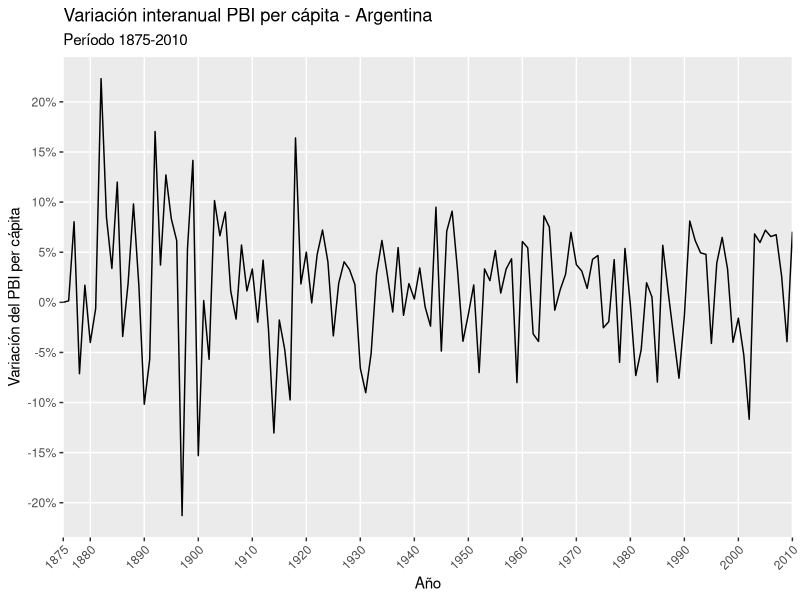
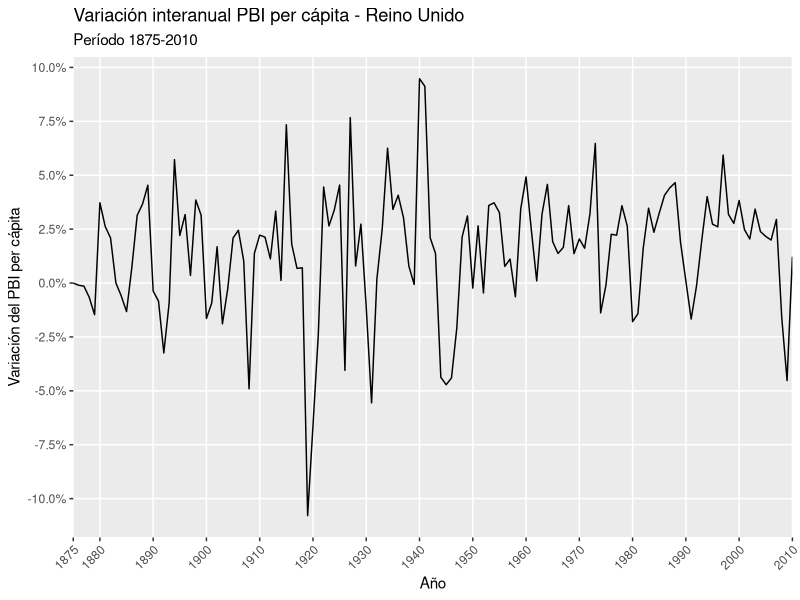
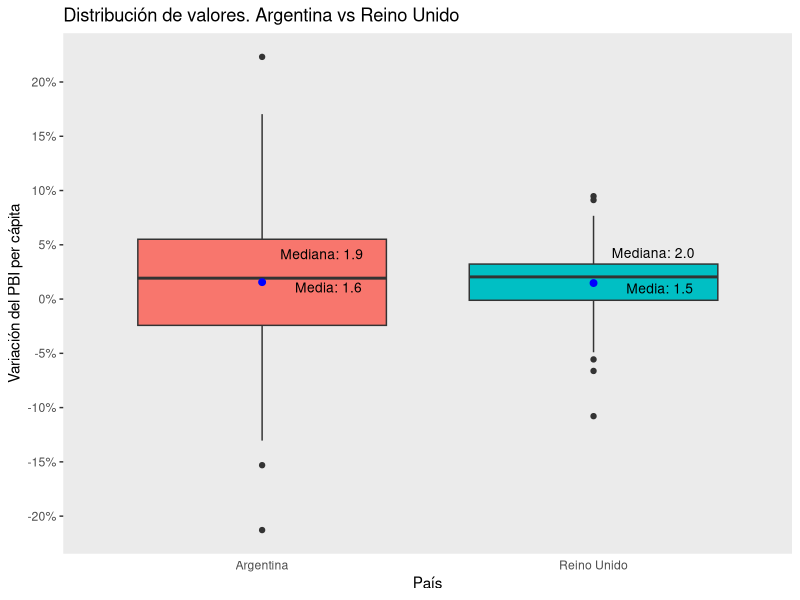
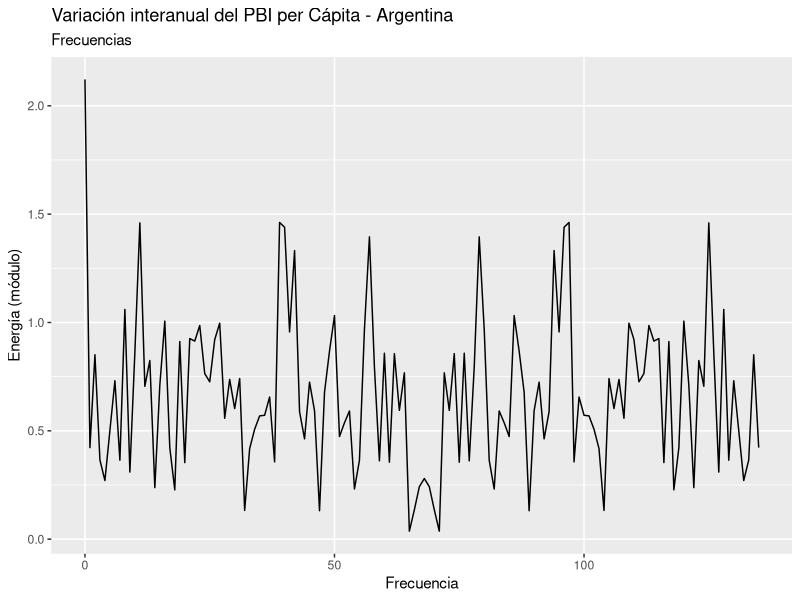
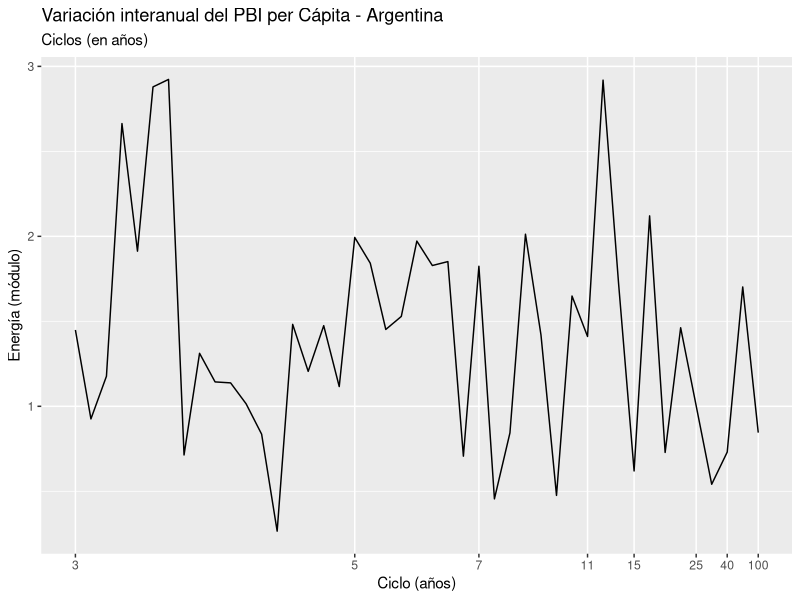
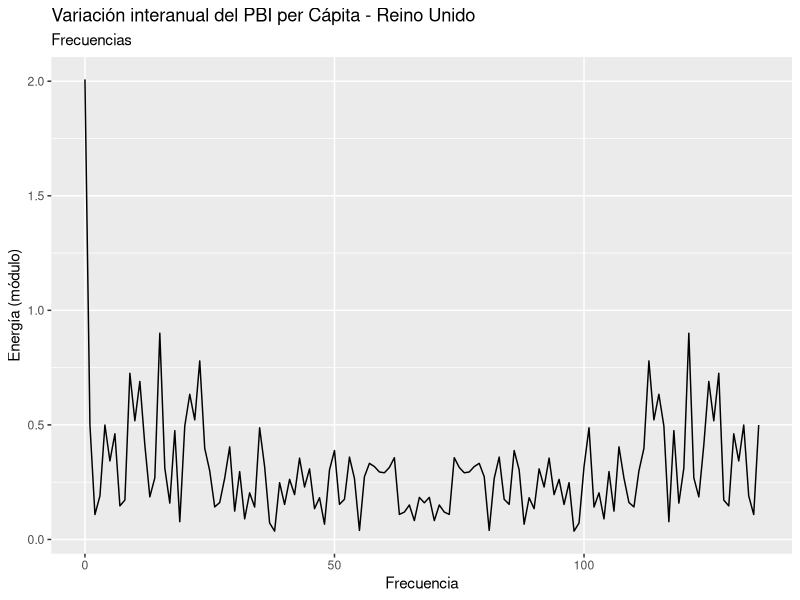
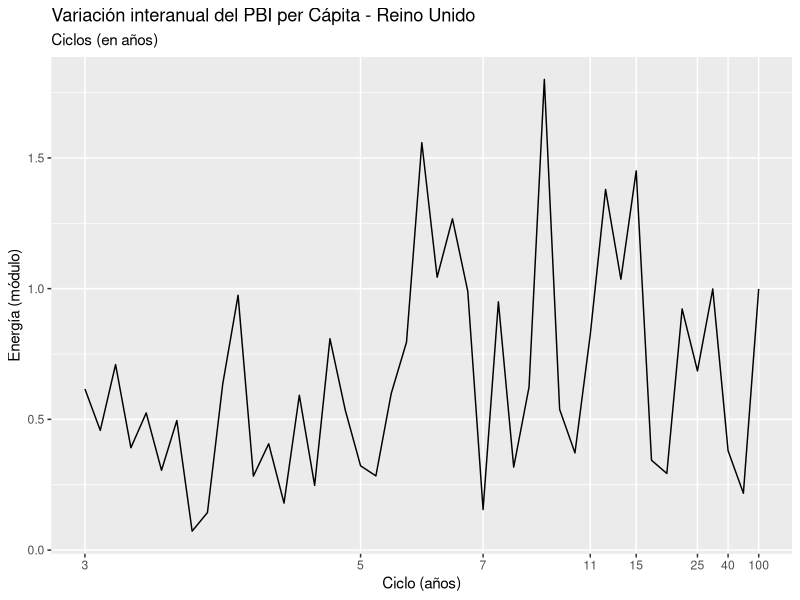
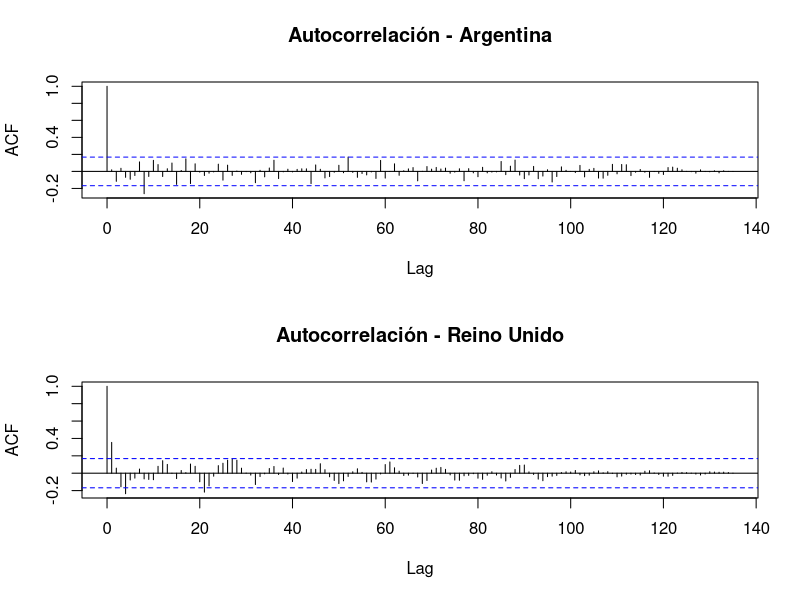

Generate these figures, in order, with R:
## ---- chunk 1
knitr::opts_chunk$set(echo = TRUE)


## ---- chunk 2
rm(list = ls())
gc()

library(readxl)
library(dplyr)
library(data.table)
library(ggplot2)
library(psych) 
library(knitr)
library(kableExtra)
#library(rstudioapi)
options(scipen=999)

#setwd('C:/Users/fveliz/Documents/[Maestria]/2020.2 ST/TP')

## ---- chunk 3

df<-read_xlsx('gdp-per-capita-clio-infra.xlsx')
df<-df[,c(1,3,4)]
colnames(df)<-c('Country','Year','GDP')
df$Country<-as.factor(df$Country)


df_pais<-list()
df_pais[[1]]<-df %>% filter(Country=='Argentina',Year>=1875)
df_pais[[2]]<-df %>% filter(Country=='United Kingdom',Year>=1875)

nombres<-c('Argentina','Reino Unido')
for (i in 1:2){
  df_pais[[i]]$GDP_ev<-0
  for (j in 2:nrow(df_pais[[i]])){
    df_pais[[i]]$GDP_ev[j]<-df_pais[[i]]$GDP[j]/df_pais[[i]]$GDP[j-1]-1
  }
}


## ---- chunk 4
i<-1
df_pais[[i]] %>%
          ggplot(aes(x=Year,y=GDP_ev)) +
          geom_line()+
          labs(x='Año',y='Variación del PBI per cápita',title=paste0('Variación interanual PBI per cápita - ',nombres[i]),subtitle='Período 1875-2010') +
          scale_x_continuous(breaks=c(1875,seq(1880,2010,10)),limits = c(1875,2010), expand = c(0, 0))+
          scale_y_continuous(breaks=seq(-0.2,0.2,0.05),labels=scales::percent)+
          theme(panel.grid.minor = element_blank())+
          theme(axis.text.x = element_text(angle = 45,hjust=1))
## ---- chunk 5
i<-2
df_pais[[i]] %>% 
  ggplot(aes(x=Year,y=GDP_ev)) + 
  geom_line()+
  labs(x='Año',y='Variación del PBI per cápita',title=paste0('Variación interanual PBI per cápita - ',nombres[i]),subtitle='Período 1875-2010') +
  scale_x_continuous(breaks=c(1875,seq(1880,2010,10)),limits = c(1875,2010), expand = c(0, 0))+
  scale_y_continuous(breaks=seq(-0.1,0.1,0.025),labels=scales::percent)+
  theme(panel.grid.minor = element_blank(),axis.text.x = element_text(angle = 45,hjust=1))
  
## ---- chunk 6
df_pais_aux<-rbind(df_pais[[1]],df_pais[[2]])

df_pais_aux %>% 
  ggplot(aes(x=Country,y=GDP_ev,fill=Country))  +
  geom_boxplot()+
  labs(x='País',y='Variación del PBI per cápita')+
  theme(axis.ticks.x=element_blank(),
        panel.grid = element_blank(),panel.grid.major.x = element_blank(),
        legend.position = 'none')+
  ggtitle ('Distribución de valores. Argentina vs Reino Unido')+
  scale_y_continuous(breaks=seq(-0.2,0.2,0.05),labels=scales::percent)+
  scale_x_discrete(labels=c('Argentina','Reino Unido'))+
  stat_summary(fun=mean, geom="point", color='blue',size=2) +
  #annotate(x=1,y=2.5)+
  stat_summary(geom="text", fun=mean,
               aes(label=paste0('Media: ',sprintf("%1.1f", ..y..*100))),
               position=position_nudge(x=0.2,y=-0.005), size=3.5)+
  stat_summary(geom="text", fun=median,
               aes(label=paste0('Mediana: ',sprintf("%1.1f", ..y..*100))),
               position=position_nudge(x=0.18,y=0.022), size=3.5) 
## ---- chunk 7

#por tipo de ciclo
#cantidad, duración promedio, pico promedio, duración max, pico max
ciclos<-list()
for (i in 1:2){
  #i<-1
  der2<-as.data.frame(c(0,diff(sign(df_pais[[i]]$GDP_ev))))
  colnames(der2)<-c('der2')
  df_pais[[i]]<-cbind(df_pais[[i]],der2)
  
  j=1
  df_pais[[i]]$ciclo=1
  #Asignamos al primer año el ciclo del 2do
  if (df_pais[[i]]$der2[2]>0){
    df_pais[[i]]$tipo='Expansión'
  }else
  {  
    df_pais[[i]]$tipo='Recesión'
  }
  for (k in 2:nrow(df_pais[[i]])){
    if (df_pais[[i]]$der2[k] ==-2 || df_pais[[i]]$der2[k] ==2){
      j=j+1
      if (df_pais[[i]]$der2[k]>0){
        df_pais[[i]]$tipo[k]='Expansión'
      }else{
        df_pais[[i]]$tipo[k]='Recesión'

      }
    }else{
      df_pais[[i]]$tipo[k]=df_pais[[i]]$tipo[k-1]
    }
    df_pais[[i]]$ciclo[k]=j
  }
}
for (i in 1:2){
  ciclos[[i]]<-df_pais[[i]] %>% group_by(ciclo,tipo) %>% summarize(largo=n(),pico=max(abs(GDP_ev))) %>% 
    mutate(depresion=case_when((tipo=='Recesión'& (largo>=3||pico>=0.10))~1,T~0)) %>% 
    group_by(tipo) %>% summarize(cant=n(),largo_avg=mean(largo),pico_avg=mean(pico),largo_max=max(largo),pico_max=max(pico))
  
  depresiones<-df_pais[[i]] %>% group_by(ciclo,tipo) %>% summarize(largo=n(),pico=max(abs(GDP_ev))) %>% 
    mutate(depresion=case_when((tipo=='Recesión'& (largo>=3||pico>=0.10))~1,T~0)) %>% filter(depresion==1) %>% 
    group_by(tipo) %>% summarize(cant=n(),largo_avg=mean(largo),pico_avg=mean(pico),largo_max=max(largo),pico_max=max(pico))
  depresiones$tipo<-'Recesión (depresión)'
  ciclos[[i]]<-rbind(ciclos[[i]],depresiones)

  ciclos[[i]][,c(4,6)]<-ciclos[[i]][,c(4,6)]*100
  ciclos[[i]][,-1]<-round(ciclos[[i]][,-1],2)
}

## ---- chunk 8
columnas=c('Fase','Cantidad','Duración promedio (años)','Pico promedio (%)','Duración máxima (años)','Pico máximo (%)')
colnames(ciclos[[1]])<-columnas
ciclos[[1]] %>% kable(digits = 2,format.args = list(big.mark='.',decimal=','),caption = 'Fases de expansión y recesión. Argentina.') %>% 
  kable_styling(bootstrap_options = c("striped", "hover"))

colnames(ciclos[[2]])<-columnas
ciclos[[2]] %>% kable(digits = 2,format.args = list(big.mark='.',decimal=','),caption = 'Fases de expansión y recesión. Reino Unido.') %>% 
  kable_styling(bootstrap_options = c("striped", "hover"))

## ---- chunk 9
fft_df_agrupado<-list()
energia<-list()

for (i in 1:2){
  #i<-2
  fft_df=fft(df_pais[[i]]$GDP_ev)
  fft_df<-as.data.frame(Mod(fft_df))
  fft_df$Freq<-as.numeric(rownames(fft_df))-1
  fft_df$Ciclo<-nrow(df_pais[[i]])/fft_df$Freq
  colnames(fft_df)[1]<-'mod'
  #Visualizamos frecuencias
  
  print(fft_df %>%  
    ggplot(aes(x=Freq,y=mod))+
    geom_line()+
    labs(x='Frecuencia',y='Energía (módulo)',title = paste0('Variación interanual del PBI per Cápita - ',nombres[i]),subtitle = 'Frecuencias')+
    theme(panel.grid.minor.x = element_blank()))

  #Energía total en el dominio de la frecuencia
  energia[[i]]<-sum(fft_df$mod^2)/nrow(df_pais[[i]])
  fft_df$prop<-(fft_df$mod^2/nrow(df_pais[[i]])) /energia[[i]]

  #Ploteamos por ciclos en años
  fft_df2<-fft_df %>% filter(Freq<=68)
  #Contemplamos solo los ciclos de 3 años o más (el resto sería ruido)
  fft_df2<-fft_df2 %>% mutate(mod=case_when((Freq==68 | Freq==0)~mod,T~mod*2),
                              prop=case_when((Freq==68 | Freq==0)~prop,T~prop*2))
  
  print(fft_df2 [is.finite(fft_df$Ciclo),] %>% 
    filter(Freq<46) %>% 
    ggplot(aes(x=Freq,y=mod))+
    geom_line()+
    scale_x_reverse(breaks=c(round(136/2,0),round(136/3,0),round(136/5,0),round(136/7,0),round(136/11,0),round(136/15,0),round(136/25,0),round(136/40,0),round(136/100,0)),
                    labels=c(2,3,5,7,11,15,25,40,100))+
    labs(x='Ciclo (años)',y='Energía (módulo)',title = paste0('Variación interanual del PBI per Cápita - ',nombres[i]),subtitle = 'Ciclos (en años)')+
    theme(panel.grid.minor.x = element_blank()))

  #Energía por tipo de ciclo
  
  fft_df3<-fft_df2 %>% 
    mutate(Ciclo2=case_when(!is.finite(Ciclo)~'Promedio (Freq 0)',  Ciclo>=3&Ciclo<=5~'1 - Kitchin (3-5)',Ciclo>5&Ciclo<7~'2 - Int (5-7)',Ciclo>=7&Ciclo<=11~'3 - Juglar (7-11)',
                            Ciclo>11&Ciclo<15~'4 - Int (11-15)',Ciclo>=15&Ciclo<=25~'5 - Kuznets (15-25)',Ciclo>25&Ciclo<40~'6 - Int (25-40)',Ciclo>=40&Ciclo<=70~'7 - Kondratiev (40-70)',T~'Ruido'))
  
  fft_df_agrupado[[i]]<-fft_df3 %>% group_by(Ciclo2) %>%  summarize(suma_prop=sum(prop)) 
  fft_df_agrupado[[i]]$suma_prop<-round(fft_df_agrupado[[i]]$suma_prop*100,1)
  
}
## ---- chunk 10
energia_df<-cbind(energia[[1]],energia[[2]])
colnames(energia_df)<-c('Argentina','Reino Unido')
energia_df %>% kable(digits = 2,format.args = list(big.mark='.',decimal=','),caption = 'Energía total. Argentina y Reino Unido.') %>% 
  kable_styling(bootstrap_options = c("striped", "hover"))


fft_df_agrupado_final<-cbind(fft_df_agrupado[[1]],fft_df_agrupado[[2]]$suma_prop)
colnames(fft_df_agrupado_final)<-c('Ciclo','Argentina','Reino Unido')
fft_df_agrupado_final$Diferencia=fft_df_agrupado_final$`Reino Unido`-fft_df_agrupado_final$Argentina

fft_df_agrupado_final %>% kable(digits = 1,format.args = list(big.mark='.',decimal=','),caption = 'Distribución de energía según ciclos. Argentina y Reino Unido.') %>% 
  kable_styling(bootstrap_options = c("striped", "hover"))
## ---- chunk 11
#Autocorrelación
par(mfrow=c(2,1))
for (i in range(1:2)){
  acf(df_pais[[i]]$GDP_ev,lag.max = nrow(df_pais[[i]]),main=paste0('Autocorrelación - ',nombres[i]))
}
## ---- chunk 12

outMA3<-list()
outMA9<-list()
outMA18<-list()
outMA54<-list()

for (i in 1:2){
  #FILTRO MEDIA MOVIL 3
  outMA3[[i]] = stats::filter(df_pais[[i]]$GDP_ev,rep(1/3,3), circular =TRUE)
  #FILTRO MEDIA MOVIL 9
  outMA9[[i]] = stats::filter(df_pais[[i]]$GDP_ev,rep(1/9,9), circular =TRUE)
  #FILTRO MEDIA MOVIL 18
  outMA18[[i]] = stats::filter(df_pais[[i]]$GDP_ev,rep(1/18,18), circular =TRUE)
  #FILTRO MEDIA MOVIL 54
  outMA54[[i]] = stats::filter(df_pais[[i]]$GDP_ev,rep(1/54,54), circular =TRUE)
}
op = par(mfrow = c(1, 5))
#Correlación cruzada Arg-RU según MA
ccf(df_pais[[1]]$GDP_ev,df_pais[[2]]$GDP_ev, sub='Original',main='')
#Ningún lag significativo
#Con filtro MA3 - Arg
ccf(outMA3[[1]],outMA3[[2]], sub='MA3',main='')
#Con filtro MA9 - Arg
ccf(outMA9[[1]],outMA9[[2]], sub='MA9',main='')
#Con filtro MA18 - Arg
ccf(outMA18[[1]],outMA18[[2]], sub='MA18',main='')
#Con filtro MA54 - Arg
ccf(outMA54[[1]],outMA54[[2]], sub='MA54',main='')
mtext(expression(bold("Correlación cruzada - Argentina vs Reino Unido (con filtrado media móvil)")), side = 3, line = -2, outer = TRUE)

## ---- chunk 13

outMA3<-list()
outMA9<-list()
outMA18<-list()
outMA54<-list()

for (i in 1:2){
  #FILTRO MEDIA MOVIL 3
  outMA3[[i]] = stats::filter(df_pais[[i]]$GDP_ev,rep(1/3,3), circular =TRUE)
  #FILTRO MEDIA MOVIL 9
  outMA9[[i]] = stats::filter(df_pais[[i]]$GDP_ev,rep(1/9,9), circular =TRUE)
  #FILTRO MEDIA MOVIL 18
  outMA18[[i]] = stats::filter(df_pais[[i]]$GDP_ev,rep(1/18,18), circular =TRUE)
  #FILTRO MEDIA MOVIL 54
  outMA54[[i]] = stats::filter(df_pais[[i]]$GDP_ev,rep(1/54,54), circular =TRUE)
  
  df_ma<-df_pais[[i]] %>% dplyr::select(Year,GDP_ev)
  df_ma$ma<-'Original'
  df_ma_aux<-as.data.frame(cbind(df_pais[[i]]$Year,outMA3[[i]]-outMA9[[i]]))
  colnames(df_ma_aux)<-c('Year','GDP_ev')
  df_ma_aux$ma<-'MA3 - Kitchin'
  df_ma<-rbind(df_ma,df_ma_aux)
  df_ma_aux<-as.data.frame(cbind(df_pais[[i]]$Year,outMA9[[i]]-outMA18[[i]]))
  colnames(df_ma_aux)<-c('Year','GDP_ev')
  df_ma_aux$ma<-'MA9 - Juglar'
  df_ma<-rbind(df_ma,df_ma_aux)
  df_ma_aux<-as.data.frame(cbind(df_pais[[i]]$Year,outMA18[[i]]-outMA54[[i]]))
  colnames(df_ma_aux)<-c('Year','GDP_ev')
  df_ma_aux$ma<-'MA18 - Kuznets'
  df_ma<-rbind(df_ma,df_ma_aux)
  df_ma_aux<-as.data.frame(cbind(df_pais[[i]]$Year,outMA54[[i]]))
  colnames(df_ma_aux)<-c('Year','GDP_ev')
  df_ma_aux$ma<-'MA54 - Kondratiev'
  df_ma<-rbind(df_ma,df_ma_aux)
  
  
  df_ma$ma<-ordered(df_ma$ma,levels=c('Original', 'MA3 - Kitchin', 'MA9 - Juglar', 'MA18 - Kuznets', 'MA54 - Kondratiev'))
  g<-df_ma %>% 
    ggplot(aes(x=Year,y=GDP_ev)) + 
    geom_line()+
    labs(x='Año',y='Var',title=paste0('Variación interanual PBI per cápita según Medias Móviles - ',nombres[i]),subtitle='Período 1875-2010') +
    scale_x_continuous(breaks=c(1875,seq(1880,2010,10)),limits = c(1875,2010), expand = c(0, 0))+
    scale_y_continuous(labels=scales::percent)+
    theme(panel.grid.minor = element_blank())+
    theme(axis.text.x = element_text(angle = 45,hjust=1))+
    facet_wrap(~ma,nrow = 5,ncol=1,scales='free_y')
  print(g)
  
}
## ---- chunk 14


df_ti<-read_xlsx('gycpi/gycpi/csv/gycpi-2011-01.xlsx')
df_ti<-df_ti %>% select(Year,`Términos del intercambio`)
colnames(df_ti)<-c('Year','TI')
df_ti<-df_ti %>% filter(Year>=1900,Year<=2010)
df_ti$Year<-as.numeric(df_ti$Year)
df_ti$TI_ev<-0
for (j in 2:nrow(df_ti)){
  df_ti$TI_ev[j]<-df_ti$TI[j]/df_ti$TI[j-1]-1
}

g<-df_ti %>% 
  ggplot(aes(x=Year,y=TI_ev)) + 
  geom_line()+
  labs(x='Año',y='Variación del índice TI',title=paste0('Variación interanual del índice Términos del Intercambio (TI)'),subtitle='Período 1900-2010') +
  scale_x_continuous(breaks=seq(1900,2010,10),limits = c(1900,2010), expand = c(0, 0))+
  scale_y_continuous(breaks=seq(-0.5,0.4,0.05),labels=scales::percent)+
  theme(panel.grid.minor = element_blank())+
  theme(axis.text.x = element_text(angle = 45,hjust=1))
print(g)

## ---- chunk 15

outMA3_ti = stats::filter(df_ti$TI_ev,rep(1/3,3), circular =TRUE)
outMA9_ti = stats::filter(df_ti$TI_ev,rep(1/9,9), circular =TRUE)
outMA18_ti = stats::filter(df_ti$TI_ev,rep(1/18,18), circular =TRUE)
outMA54_ti = stats::filter(df_ti$TI_ev,rep(1/54,54), circular =TRUE)

df_ma<-df_ti %>% dplyr::select(Year,TI_ev)
df_ma$ma<-'Original'
df_ma_aux<-as.data.frame(cbind(df_ti$Year,outMA3_ti-outMA9_ti))
colnames(df_ma_aux)<-c('Year','TI_ev')
df_ma_aux$ma<-'MA3 - Kitchin'
df_ma<-rbind(df_ma,df_ma_aux)
df_ma_aux<-as.data.frame(cbind(df_ti$Year,outMA9_ti-outMA18_ti))
colnames(df_ma_aux)<-c('Year','TI_ev')
df_ma_aux$ma<-'MA9 - Juglar'
df_ma<-rbind(df_ma,df_ma_aux)
df_ma_aux<-as.data.frame(cbind(df_ti$Year,outMA18_ti-outMA54_ti))
colnames(df_ma_aux)<-c('Year','TI_ev')
df_ma_aux$ma<-'MA18 - Kuznets'
df_ma<-rbind(df_ma,df_ma_aux)
df_ma_aux<-as.data.frame(cbind(df_ti$Year,outMA54_ti))
colnames(df_ma_aux)<-c('Year','TI_ev')
df_ma_aux$ma<-'MA54 - Kondratiev'
df_ma<-rbind(df_ma,df_ma_aux)

df_ma$ma<-ordered(df_ma$ma,levels=c('Original', 'MA3 - Kitchin', 'MA9 - Juglar', 'MA18 - Kuznets', 'MA54 - Kondratiev'))
g<-df_ma %>% 
  ggplot(aes(x=Year,y=TI_ev)) + 
  geom_line()+
  labs(x='Año',y='Var',title=paste0('Variación interanual de índice TI según Medias Móviles'),subtitle='Período 1900-2010') +
  scale_x_continuous(breaks=seq(1900,2010,10),limits = c(1900,2010), expand = c(0, 0))+
  scale_y_continuous(labels=scales::percent)+
  theme(panel.grid.minor = element_blank())+
  theme(axis.text.x = element_text(angle = 45,hjust=1))+
  facet_wrap(~ma,nrow = 5,ncol=1,scales='free_y')

print(g)
## ---- chunk 16

for (i in 1:2){
  
  op = par(mfrow = c(1, 5))
  #Correlación cruzada con TI
  df_f<-df_pais[[i]] %>% dplyr::filter(Year>=1900,Year<=2010)
  ccf(df_f$GDP_ev,df_ti$TI_ev, sub='Original',main='')
  #Con filtro MA3 - Arg
  df_f<-as.data.frame(cbind(df_pais[[i]]$Year,outMA3[[i]]))
  colnames(df_f)<-c('Year','var')
  df_f<-df_f %>% dplyr::filter(Year>=1900,Year<=2010)
  ccf(df_f$var,outMA3_ti, sub='MA3',main='')
  #Con filtro MA9 - Arg
  df_f<-as.data.frame(cbind(df_pais[[i]]$Year,outMA9[[i]]))
  colnames(df_f)<-c('Year','var')
  df_f<-df_f %>% dplyr::filter(Year>=1900,Year<=2010)
  ccf(df_f$var,outMA9_ti, sub='MA9',main='')
  #Con filtro MA18 - Arg
  df_f<-as.data.frame(cbind(df_pais[[i]]$Year,outMA18[[i]]))
  colnames(df_f)<-c('Year','var')
  df_f<-df_f %>% dplyr::filter(Year>=1900,Year<=2010)
  ccf(df_f$var,outMA18_ti, sub='MA18',main='')
  #Con filtro MA54 - Arg
  df_f<-as.data.frame(cbind(df_pais[[i]]$Year,outMA54[[i]]))
  colnames(df_f)<-c('Year','var')
  df_f<-df_f %>% dplyr::filter(Year>=1900,Year<=2010)
  ccf(df_f$var,outMA54_ti, sub='MA54',main='')

  if (i==1){
    mtext(expression(bold("Correlación cruzada - Argentina - TI (con filtrado media móvil)")), side = 3, line = -2, outer = TRUE)
  }else{
    mtext(expression(bold("Correlación cruzada - Reino Unido - TI (con filtrado media móvil)")), side = 3, line = -2, outer = TRUE)
  }
}
